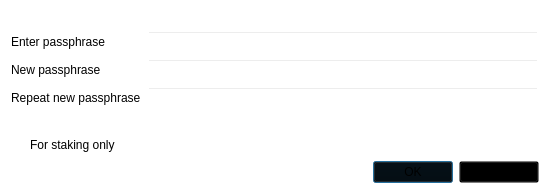
<?xml version="1.0" encoding="UTF-8"?>
<ui version="4.0">
 <class>AskPassphraseDialog</class>
 <widget class="QDialog" name="AskPassphraseDialog">
  <property name="geometry">
   <rect>
    <x>0</x>
    <y>0</y>
    <width>550</width>
    <height>190</height>
   </rect>
  </property>
  <property name="sizePolicy">
   <sizepolicy hsizetype="Preferred" vsizetype="Minimum">
    <horstretch>0</horstretch>
    <verstretch>0</verstretch>
   </sizepolicy>
  </property>
  <property name="minimumSize">
   <size>
    <width>550</width>
    <height>0</height>
   </size>
  </property>
  <property name="windowTitle">
   <string>Passphrase Dialog</string>
  </property>
  <property name="styleSheet">
   <string notr="true">background:transparent;</string>
  </property>
  <layout class="QGridLayout" name="gridLayout">
   <item row="0" column="0">
    <widget class="QLabel" name="warningLabel">
     <property name="textFormat">
      <enum>Qt::RichText</enum>
     </property>
     <property name="wordWrap">
      <bool>true</bool>
     </property>
    </widget>
   </item>
   <item row="1" column="0">
    <layout class="QFormLayout" name="formLayout">
     <property name="fieldGrowthPolicy">
      <enum>QFormLayout::AllNonFixedFieldsGrow</enum>
     </property>
     <item row="0" column="0">
      <widget class="QLabel" name="passLabel1">
       <property name="text">
        <string>Enter passphrase</string>
       </property>
      </widget>
     </item>
     <item row="0" column="1">
      <widget class="QLineEdit" name="passEdit1">
       <property name="echoMode">
        <enum>QLineEdit::Password</enum>
       </property>
      </widget>
     </item>
     <item row="1" column="0">
      <widget class="QLabel" name="passLabel2">
       <property name="text">
        <string>New passphrase</string>
       </property>
      </widget>
     </item>
     <item row="1" column="1">
      <widget class="QLineEdit" name="passEdit2">
       <property name="echoMode">
        <enum>QLineEdit::Password</enum>
       </property>
      </widget>
     </item>
     <item row="2" column="0">
      <widget class="QLabel" name="passLabel3">
       <property name="styleSheet">
        <string notr="true"/>
       </property>
       <property name="text">
        <string>Repeat new passphrase</string>
       </property>
      </widget>
     </item>
     <item row="2" column="1">
      <widget class="QLineEdit" name="passEdit3">
       <property name="styleSheet">
        <string notr="true"/>
       </property>
       <property name="echoMode">
        <enum>QLineEdit::Password</enum>
       </property>
      </widget>
     </item>
     <item row="3" column="1">
      <widget class="QLabel" name="capsLabel">
       <property name="text">
        <string/>
       </property>
       <property name="alignment">
        <set>Qt::AlignCenter</set>
       </property>
      </widget>
     </item>
     <item row="4" column="0">
      <widget class="QCheckBox" name="mintingCheckBox">
       <property name="enabled">
        <bool>true</bool>
       </property>
       <property name="visible">
        <bool>false</bool>
       </property>
       <property name="toolTip">
        <string>Serves to disable trivial use of sendmoney when the OS account is compromised. Provides no real security.</string>
       </property>
       <property name="text">
        <string>For staking only</string>
       </property>
      </widget>
     </item>
    </layout>
   </item>
   <item row="2" column="0">
    <widget class="QDialogButtonBox" name="buttonBox">
     <property name="palette">
      <palette>
       <active>
        <colorrole role="WindowText">
         <brush brushstyle="SolidPattern">
          <color alpha="255">
           <red>255</red>
           <green>170</green>
           <blue>0</blue>
          </color>
         </brush>
        </colorrole>
        <colorrole role="Button">
         <brush brushstyle="SolidPattern">
          <color alpha="0">
           <red>0</red>
           <green>0</green>
           <blue>0</blue>
          </color>
         </brush>
        </colorrole>
        <colorrole role="Light">
         <brush brushstyle="SolidPattern">
          <color alpha="255">
           <red>255</red>
           <green>255</green>
           <blue>255</blue>
          </color>
         </brush>
        </colorrole>
        <colorrole role="Midlight">
         <brush brushstyle="SolidPattern">
          <color alpha="255">
           <red>255</red>
           <green>255</green>
           <blue>255</blue>
          </color>
         </brush>
        </colorrole>
        <colorrole role="Dark">
         <brush brushstyle="SolidPattern">
          <color alpha="255">
           <red>255</red>
           <green>255</green>
           <blue>255</blue>
          </color>
         </brush>
        </colorrole>
        <colorrole role="Mid">
         <brush brushstyle="SolidPattern">
          <color alpha="255">
           <red>255</red>
           <green>255</green>
           <blue>255</blue>
          </color>
         </brush>
        </colorrole>
        <colorrole role="Text">
         <brush brushstyle="SolidPattern">
          <color alpha="255">
           <red>255</red>
           <green>170</green>
           <blue>0</blue>
          </color>
         </brush>
        </colorrole>
        <colorrole role="BrightText">
         <brush brushstyle="SolidPattern">
          <color alpha="255">
           <red>255</red>
           <green>255</green>
           <blue>255</blue>
          </color>
         </brush>
        </colorrole>
        <colorrole role="ButtonText">
         <brush brushstyle="SolidPattern">
          <color alpha="255">
           <red>255</red>
           <green>170</green>
           <blue>0</blue>
          </color>
         </brush>
        </colorrole>
        <colorrole role="Base">
         <brush brushstyle="SolidPattern">
          <color alpha="0">
           <red>0</red>
           <green>0</green>
           <blue>0</blue>
          </color>
         </brush>
        </colorrole>
        <colorrole role="Window">
         <brush brushstyle="SolidPattern">
          <color alpha="0">
           <red>0</red>
           <green>0</green>
           <blue>0</blue>
          </color>
         </brush>
        </colorrole>
        <colorrole role="Shadow">
         <brush brushstyle="SolidPattern">
          <color alpha="255">
           <red>255</red>
           <green>255</green>
           <blue>255</blue>
          </color>
         </brush>
        </colorrole>
        <colorrole role="AlternateBase">
         <brush brushstyle="SolidPattern">
          <color alpha="255">
           <red>0</red>
           <green>0</green>
           <blue>0</blue>
          </color>
         </brush>
        </colorrole>
        <colorrole role="ToolTipBase">
         <brush brushstyle="SolidPattern">
          <color alpha="255">
           <red>0</red>
           <green>0</green>
           <blue>0</blue>
          </color>
         </brush>
        </colorrole>
        <colorrole role="ToolTipText">
         <brush brushstyle="SolidPattern">
          <color alpha="255">
           <red>255</red>
           <green>170</green>
           <blue>0</blue>
          </color>
         </brush>
        </colorrole>
       </active>
       <inactive>
        <colorrole role="WindowText">
         <brush brushstyle="SolidPattern">
          <color alpha="255">
           <red>255</red>
           <green>170</green>
           <blue>0</blue>
          </color>
         </brush>
        </colorrole>
        <colorrole role="Button">
         <brush brushstyle="SolidPattern">
          <color alpha="0">
           <red>0</red>
           <green>0</green>
           <blue>0</blue>
          </color>
         </brush>
        </colorrole>
        <colorrole role="Light">
         <brush brushstyle="SolidPattern">
          <color alpha="255">
           <red>255</red>
           <green>255</green>
           <blue>255</blue>
          </color>
         </brush>
        </colorrole>
        <colorrole role="Midlight">
         <brush brushstyle="SolidPattern">
          <color alpha="255">
           <red>255</red>
           <green>255</green>
           <blue>255</blue>
          </color>
         </brush>
        </colorrole>
        <colorrole role="Dark">
         <brush brushstyle="SolidPattern">
          <color alpha="255">
           <red>255</red>
           <green>255</green>
           <blue>255</blue>
          </color>
         </brush>
        </colorrole>
        <colorrole role="Mid">
         <brush brushstyle="SolidPattern">
          <color alpha="255">
           <red>255</red>
           <green>255</green>
           <blue>255</blue>
          </color>
         </brush>
        </colorrole>
        <colorrole role="Text">
         <brush brushstyle="SolidPattern">
          <color alpha="255">
           <red>255</red>
           <green>170</green>
           <blue>0</blue>
          </color>
         </brush>
        </colorrole>
        <colorrole role="BrightText">
         <brush brushstyle="SolidPattern">
          <color alpha="255">
           <red>255</red>
           <green>255</green>
           <blue>255</blue>
          </color>
         </brush>
        </colorrole>
        <colorrole role="ButtonText">
         <brush brushstyle="SolidPattern">
          <color alpha="255">
           <red>255</red>
           <green>170</green>
           <blue>0</blue>
          </color>
         </brush>
        </colorrole>
        <colorrole role="Base">
         <brush brushstyle="SolidPattern">
          <color alpha="0">
           <red>0</red>
           <green>0</green>
           <blue>0</blue>
          </color>
         </brush>
        </colorrole>
        <colorrole role="Window">
         <brush brushstyle="SolidPattern">
          <color alpha="0">
           <red>0</red>
           <green>0</green>
           <blue>0</blue>
          </color>
         </brush>
        </colorrole>
        <colorrole role="Shadow">
         <brush brushstyle="SolidPattern">
          <color alpha="255">
           <red>255</red>
           <green>255</green>
           <blue>255</blue>
          </color>
         </brush>
        </colorrole>
        <colorrole role="AlternateBase">
         <brush brushstyle="SolidPattern">
          <color alpha="255">
           <red>0</red>
           <green>0</green>
           <blue>0</blue>
          </color>
         </brush>
        </colorrole>
        <colorrole role="ToolTipBase">
         <brush brushstyle="SolidPattern">
          <color alpha="255">
           <red>0</red>
           <green>0</green>
           <blue>0</blue>
          </color>
         </brush>
        </colorrole>
        <colorrole role="ToolTipText">
         <brush brushstyle="SolidPattern">
          <color alpha="255">
           <red>255</red>
           <green>170</green>
           <blue>0</blue>
          </color>
         </brush>
        </colorrole>
       </inactive>
       <disabled>
        <colorrole role="WindowText">
         <brush brushstyle="SolidPattern">
          <color alpha="255">
           <red>255</red>
           <green>255</green>
           <blue>255</blue>
          </color>
         </brush>
        </colorrole>
        <colorrole role="Button">
         <brush brushstyle="SolidPattern">
          <color alpha="0">
           <red>0</red>
           <green>0</green>
           <blue>0</blue>
          </color>
         </brush>
        </colorrole>
        <colorrole role="Light">
         <brush brushstyle="SolidPattern">
          <color alpha="255">
           <red>255</red>
           <green>255</green>
           <blue>255</blue>
          </color>
         </brush>
        </colorrole>
        <colorrole role="Midlight">
         <brush brushstyle="SolidPattern">
          <color alpha="255">
           <red>255</red>
           <green>255</green>
           <blue>255</blue>
          </color>
         </brush>
        </colorrole>
        <colorrole role="Dark">
         <brush brushstyle="SolidPattern">
          <color alpha="255">
           <red>255</red>
           <green>255</green>
           <blue>255</blue>
          </color>
         </brush>
        </colorrole>
        <colorrole role="Mid">
         <brush brushstyle="SolidPattern">
          <color alpha="255">
           <red>255</red>
           <green>255</green>
           <blue>255</blue>
          </color>
         </brush>
        </colorrole>
        <colorrole role="Text">
         <brush brushstyle="SolidPattern">
          <color alpha="255">
           <red>255</red>
           <green>255</green>
           <blue>255</blue>
          </color>
         </brush>
        </colorrole>
        <colorrole role="BrightText">
         <brush brushstyle="SolidPattern">
          <color alpha="255">
           <red>255</red>
           <green>255</green>
           <blue>255</blue>
          </color>
         </brush>
        </colorrole>
        <colorrole role="ButtonText">
         <brush brushstyle="SolidPattern">
          <color alpha="255">
           <red>255</red>
           <green>255</green>
           <blue>255</blue>
          </color>
         </brush>
        </colorrole>
        <colorrole role="Base">
         <brush brushstyle="SolidPattern">
          <color alpha="0">
           <red>0</red>
           <green>0</green>
           <blue>0</blue>
          </color>
         </brush>
        </colorrole>
        <colorrole role="Window">
         <brush brushstyle="SolidPattern">
          <color alpha="0">
           <red>0</red>
           <green>0</green>
           <blue>0</blue>
          </color>
         </brush>
        </colorrole>
        <colorrole role="Shadow">
         <brush brushstyle="SolidPattern">
          <color alpha="255">
           <red>255</red>
           <green>255</green>
           <blue>255</blue>
          </color>
         </brush>
        </colorrole>
        <colorrole role="AlternateBase">
         <brush brushstyle="SolidPattern">
          <color alpha="255">
           <red>0</red>
           <green>0</green>
           <blue>0</blue>
          </color>
         </brush>
        </colorrole>
        <colorrole role="ToolTipBase">
         <brush brushstyle="SolidPattern">
          <color alpha="255">
           <red>0</red>
           <green>0</green>
           <blue>0</blue>
          </color>
         </brush>
        </colorrole>
        <colorrole role="ToolTipText">
         <brush brushstyle="SolidPattern">
          <color alpha="255">
           <red>255</red>
           <green>170</green>
           <blue>0</blue>
          </color>
         </brush>
        </colorrole>
       </disabled>
      </palette>
     </property>
     <property name="styleSheet">
      <string notr="true"/>
     </property>
     <property name="orientation">
      <enum>Qt::Horizontal</enum>
     </property>
     <property name="standardButtons">
      <set>QDialogButtonBox::Cancel|QDialogButtonBox::Ok</set>
     </property>
    </widget>
   </item>
  </layout>
 </widget>
 <resources/>
 <connections>
  <connection>
   <sender>buttonBox</sender>
   <signal>accepted()</signal>
   <receiver>AskPassphraseDialog</receiver>
   <slot>accept()</slot>
   <hints>
    <hint type="sourcelabel">
     <x>248</x>
     <y>254</y>
    </hint>
    <hint type="destinationlabel">
     <x>157</x>
     <y>274</y>
    </hint>
   </hints>
  </connection>
  <connection>
   <sender>buttonBox</sender>
   <signal>rejected()</signal>
   <receiver>AskPassphraseDialog</receiver>
   <slot>reject()</slot>
   <hints>
    <hint type="sourcelabel">
     <x>316</x>
     <y>260</y>
    </hint>
    <hint type="destinationlabel">
     <x>286</x>
     <y>274</y>
    </hint>
   </hints>
  </connection>
 </connections>
</ui>
